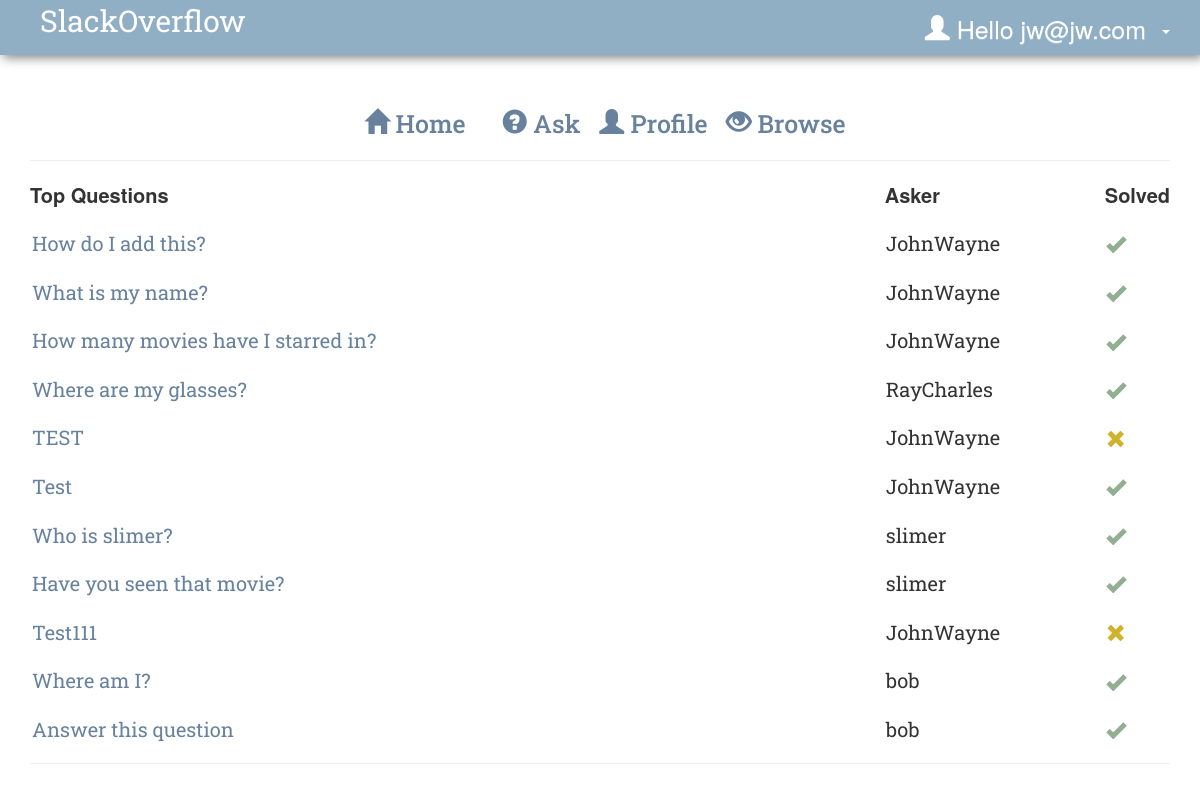
The app's page /home.php (signed in) with its own data.
### tables this page shows
CREATE TABLE `users` (
  `user_id` int(11) NOT NULL,
  `user_name` varchar(255) NOT NULL,
  `user_email` varchar(60) NOT NULL,
  `user_pass` varchar(255) NOT NULL,
  `is_guest` tinyint(1) NOT NULL DEFAULT '0'
);

CREATE TABLE `questions` (
  `question_id` int(11) NOT NULL,
  `question_title` varchar(100) NOT NULL,
  `question` varchar(5000) NOT NULL,
  `asker_id` int(11) NOT NULL,
  `answer_id` int(11) DEFAULT NULL,
  `is_solved` tinyint(1) DEFAULT NULL
);

### class.user.php (called while the page is built, shortened)
<?php
class USER
{
	private $conn;
	public function __construct()
	{
		$database = new Database();
		$db = $database->dbConnection();
		$this->conn = $db;
    }
	public function runQuery($sql)
	{
		$stmt = $this->conn->prepare($sql);
		return $stmt;
	}
}
?>

### home.php (the view, shortened to what this page needs)
<?php
require_once("class.user.php");
$auth_user = new USER();
$user_id = $_SESSION['user_session'];
$stmt = $auth_user->runQuery("SELECT * FROM users WHERE user_id=:user_id");
$stmt->execute(array(":user_id"=>$user_id));
$userRow=$stmt->fetch(PDO::FETCH_ASSOC);
$user_is_guest = $userRow['is_guest'];
function printCheck()
{
  return "<span class='glyphicon glyphicon-ok'></span>";
}
function printX()
{
  return "<span class='glyphicon glyphicon-remove'></span>";
}
function Solved($solved)
{
  if($solved == 1)
  {
    return printX();
  }
  else{
    return printCheck();
  }
}
?>
<!DOCTYPE html PUBLIC "-//W3C//DTD XHTML 1.0 Transitional//EN" "http://www.w3.org/TR/xhtml1/DTD/xhtml1-transitional.dtd">
<html xmlns="http://www.w3.org/1999/xhtml">
<head>
  <link href="bootstrap/css/bootstrap.min.css" rel="stylesheet" media="screen">
  <link href="bootstrap/css/bootstrap-theme.min.css" rel="stylesheet" media="screen">
  <link rel="stylesheet" href="style.css" type="text/css"  />
</head>
<body>
<nav class="navbar navbar-default navbar-fixed-top">
  <div class="container">
    <div class="navbar-header">
      <a class="logo" href="home.php">SlackOverflow</a>
    </div>
    <div id="navbar" class="navbar-collapse collapse">
      <ul class="nav navbar-nav navbar-right">
        <li class="dropdown">
          <a href="#" id="dropdown" data-toggle="dropdown" role="button" aria-haspopup="true" aria-expanded="false">
            <span class="glyphicon glyphicon-user"></span>&nbsp;Hello
              <?php
                  if($user_is_guest == FALSE) {
                    echo $userRow['user_email'];}
                  else{
                    echo " Guest";
                  }
              ?>&nbsp;
              <span class="caret">
              </span>
          </a>
        </li>
      </ul>
    </div>
  </div>
</nav>
<div class="container-fluid" style="margin-top:80px;">
    <div class="container">
        <h1 id="secondLevelLinks">
          <a href="home.php"><span class="glyphicon glyphicon-home"></span> Home</a> &nbsp;
          <a href="ask.php"><span class="glyphicon glyphicon-question-sign"></span> Ask</a>
          <a href="profile.php"><span class="glyphicon glyphicon-user"></span> Profile</a>
          <a href="browse.php"><span class="glyphicon glyphicon-eye-open"></span> Browse</a>
          </h1>
       	<hr />
        <?php
        $servername = "localhost";
        $username = "admin";
        $password = "M0n@rch$";
        $dbname = "slackoverflow";
        $conn = new mysqli($servername, $username, $password, $dbname);
        $sql = "SELECT question_title, question, question_id, asker_id, answer_id, user_id, user_name, is_solved FROM questions join users on asker_id=user_id";
        $result = $conn->query($sql);
                echo "<table class=\"questionTable\">
                <th class=\"header\">Top Questions</th>
                <th class=\"header\">Asker</th>
                <th class=\"header\">Solved</th>";
          if($result->num_rows > 0)
        {
            while($row = $result->fetch_assoc())
            {
                $solved = is_null($row["is_solved"]);
                    echo "<tr>
                    <td>
                    <a href=\"answer.php?q_id=".$row["question_id"]. "\">
                    ".$row["question_title"]."
                    </a>
                    </td>
                    <td>"
                    .$row["user_name"].
                    "</td>";
                    echo "<td>"
                    .Solved($solved).
                    "</td>
                    </tr>";
      }
    }
    echo "</table>";
    ?>
    <hr>
</body>
</html>

### style.css (style rules this page uses)
body { background:white; }
.navbar { background: #90afc5; box-shadow: 3px 3px 10px #888888; border: none; }
.logo { font-family:'Roboto Slab', serif; font-size: 30px; color: white; }
#dropdown { color: white; }
a { color: #68829e; font-size: 25px; width: 100%; text-align: left; padding-left: 10px; }
#secondLevelLinks { text-align: center; }
h1 { font-family:'Roboto Slab',Verdana, Geneva, sans-serif; color: #68829e; }
.questionTable { font-size: 20px; width: 100%; }
.questionTable td,tr { text-align: left; padding-top: 20px; padding-left: 1px; width: 80%; }
.questionTable a { font-size: 20px; padding-left: 1px; width: 80%; }
.header { text-align: left; }
td { font-family: 'Roboto Slab'; width: 100%; text-align: left; padding-top: 20px; padding-left: 10px; }
.glyphicon.glyphicon-remove { color: rgba(199, 167, 9, 0.86); }
.glyphicon.glyphicon-ok { color: #93af92; }

### records on screen
users: user_email "jw@jw.com"
questions: question_title "How do I add this?", asker.user_name "JohnWayne"
questions: question_title "What is my name?", asker.user_name "JohnWayne"
questions: question_title "How many movies have I starred in?", asker.user_name "JohnWayne"
questions: question_title "Where are my glasses?", asker.user_name "RayCharles"
questions: question_title "TEST", asker.user_name "JohnWayne"
questions: question_title "Test", asker.user_name "JohnWayne"
questions: question_title "Who is slimer?", asker.user_name "slimer"
questions: question_title "Have you seen that movie?", asker.user_name "slimer"
questions: question_title "Test111", asker.user_name "JohnWayne"
questions: question_title "Where am I?", asker.user_name "bob"
questions: question_title "Answer this question", asker.user_name "bob"
